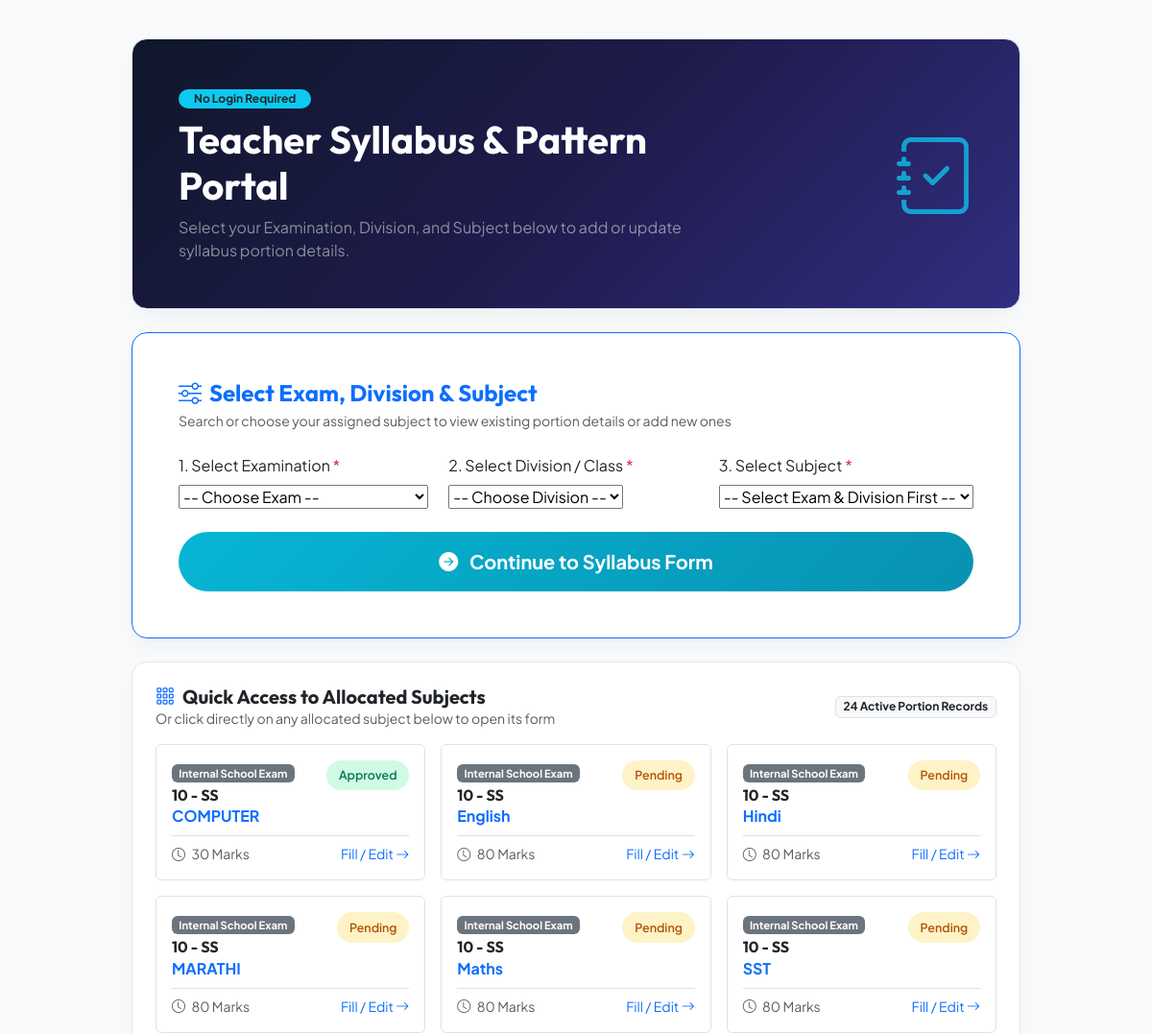
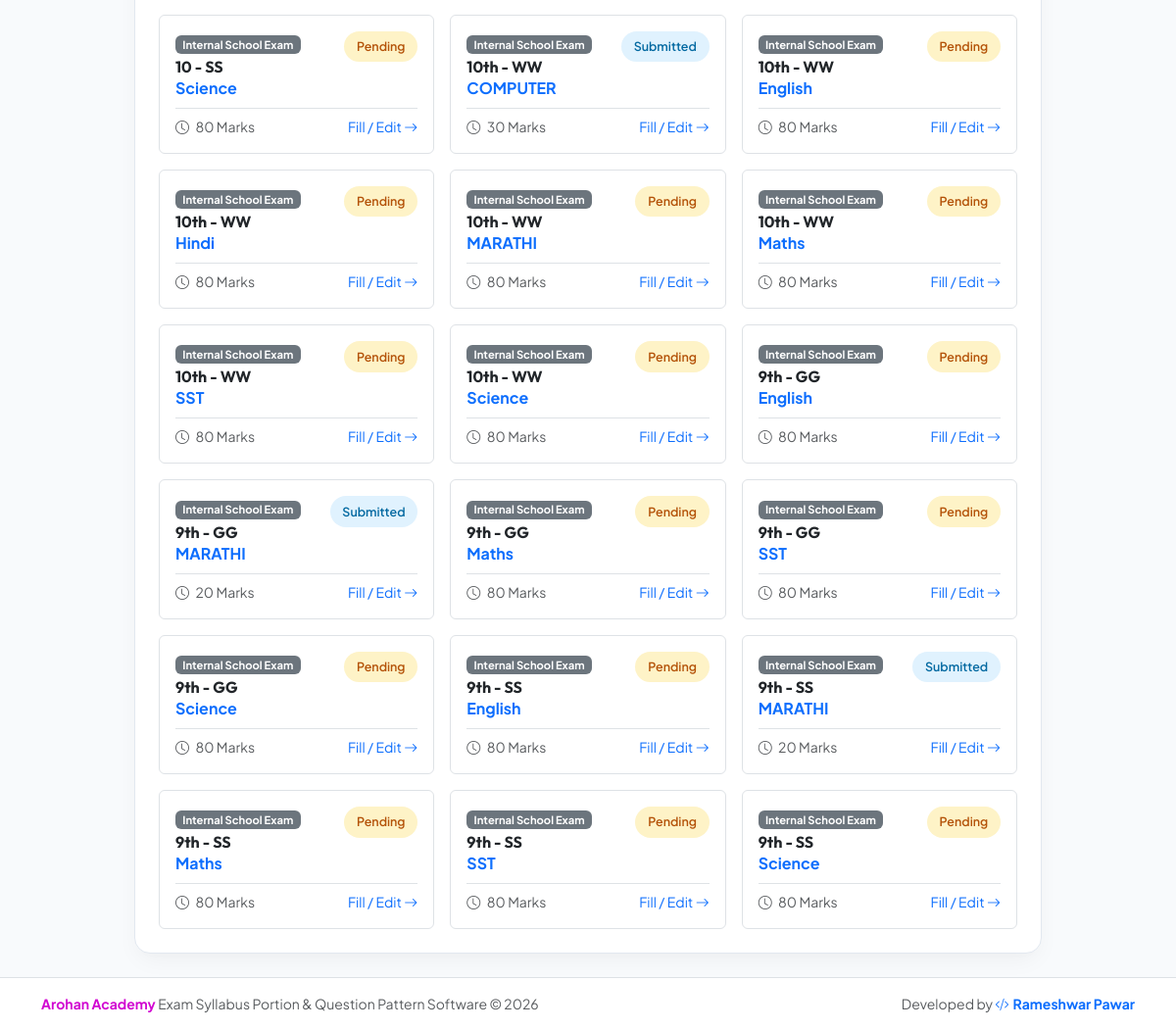
Page /teacher/ on the committed database (2 pictures, top to bottom).
### core/models.py (models this page shows, shortened)
class PortionSubmission(models.Model):
    STATUS_CHOICES = [
        ('PENDING', 'Pending Submission'),
        ('SUBMITTED', 'Submitted by Teacher'),
        ('APPROVED', 'Approved by Principal'),
        ('REVISION', 'Revision Requested'),
    ]
    id = models.UUIDField(primary_key=True, default=uuid.uuid4, editable=False)
    exam = models.ForeignKey(Exam, on_delete=models.CASCADE, related_name='submissions')
    master_subject = models.ForeignKey(MasterSubject, on_delete=models.SET_NULL, null=True, blank=True, related_name='submissions')
    division_ref = models.ForeignKey(Division, on_delete=models.SET_NULL, null=True, blank=True, related_name='submissions')
    class_name = models.CharField(max_length=100, help_text="e.g. Grade VIII(MM) or Class 10-A")
    subject_name = models.CharField(max_length=100, help_text="e.g. Mathematics, Physics")
    teacher_name = models.CharField(max_length=150, help_text="Teacher's full name")
    teacher_email = models.EmailField(blank=True, null=True, help_text="Optional teacher contact email")
    exam_date = models.DateField(blank=True, null=True, help_text="Date of exam e.g. 2026-07-06")
    syllabus_portion = models.TextField(blank=True, help_text="List chapters, topics, and units covered")
    instructions_for_students = models.TextField(blank=True, help_text="Special instructions for question paper e.g. Use of calculator allowed")
    total_marks = models.PositiveIntegerField(default=80)
    duration_minutes = models.PositiveIntegerField(default=180, help_text="Exam duration in minutes")
    status = models.CharField(max_length=20, choices=STATUS_CHOICES, default='PENDING')
    principal_remarks = models.TextField(blank=True, help_text="Remarks from Principal/Admin")
    submitted_at = models.DateTimeField(blank=True, null=True)
    created_at = models.DateTimeField(auto_now_add=True)
    updated_at = models.DateTimeField(auto_now=True)
    class Meta:
        ordering = ['class_name', 'subject_name']

class Exam(models.Model):
    title = models.CharField(max_length=200, help_text="e.g. PA-1 Exam 2026-2027")
    academic_year = models.CharField(max_length=50, help_text="e.g. 2026-2027")
    school_name = models.CharField(max_length=250, default="Arohan Academy School", help_text="School Name Header")
    header_subtitle = models.CharField(max_length=200, default="(Syllabus Paper & Time table)", help_text="Subtitle e.g. (Syllabus Paper & Time table)")
    note_text = models.CharField(max_length=300, default="NOTE: Kindly pay your wards fees before exam and collect the exam pass from the office.", help_text="Bottom note")
    created_at = models.DateTimeField(auto_now_add=True)
    is_active = models.BooleanField(default=True)
    class Meta:
        ordering = ['-created_at']

### core/views.py (the view, shortened to what this page needs)
# urls.py: path('teacher/', views.teacher_portal, name='teacher_portal'),
def teacher_portal(request):
    from .models import Division, MasterSubject
    import json
    from collections import defaultdict
    active_exams = Exam.objects.filter(is_active=True)
    divisions = Division.objects.all()
    subjects = MasterSubject.objects.all()
    active_requests = PortionSubmission.objects.filter(exam__is_active=True).select_related('exam', 'master_subject', 'division_ref')
    alloc_map = defaultdict(list)
    for sub in active_requests:
        if sub.master_subject_id and sub.division_ref_id:
            key = f"{sub.exam_id}_{sub.division_ref_id}"
            if not any(item['id'] == sub.master_subject_id for item in alloc_map[key]):
                alloc_map[key].append({
                    'id': sub.master_subject_id,
                    'name': sub.subject_name,
                    'code': (sub.master_subject.code if sub.master_subject else '') or ''
                })
    context = {
        'active_exams': active_exams,
        'divisions': divisions,
        'subjects': subjects,
        'active_requests': active_requests,
        'alloc_map_json': json.dumps(alloc_map),
    }
    return render(request, 'core/teacher_portal.html', context)

### core/models.py (called while the page is built)
    def __str__(self):
        return f"{self.standard} - {self.division_name}"

### templates/core/teacher_portal.html (shortened to what this page needs)
{% extends 'base.html' %}
{% block extra_css %}
<link href="https://cdn.jsdelivr.net/npm/tom-select@2.3.1/dist/css/tom-select.bootstrap5.min.css" rel="stylesheet">
{% endblock %}
{% block content %}
<div class="container" style="max-width: 950px;">
    <div class="card glass-card p-4 p-md-5 mb-4 text-white" style="background: linear-gradient(135deg, #0f172a 0%, #1e1b4b 50%, #312e81 100%);">
        <div class="row align-items-center">
            <div class="col-md-8 mb-3 mb-md-0">
                <span class="badge bg-info text-dark font-semibold px-3 py-1.5 rounded-pill mb-2">No Login Required</span>
                <h2 class="display-6 fw-bold mb-2">Teacher Syllabus & Pattern Portal</h2>
                <p class="text-white-50 mb-0">Select your Examination, Division, and Subject below to add or update syllabus portion details.</p>
            </div>
            <div class="col-md-4 text-md-end">
                <i class="bi bi-journal-check display-1 text-info opacity-75"></i>
            </div>
        </div>
    </div>
    <div class="card glass-card p-4 p-md-5 mb-4 border-primary">
        <h4 class="fw-bold mb-1 text-primary"><i class="bi bi-sliders me-2"></i>Select Exam, Division & Subject</h4>
        <p class="text-muted small mb-4">Search or choose your assigned subject to view existing portion details or add new ones</p>
        <form method="post">
            <div class="row g-3">
                <div class="col-md-4">
                    <label class="form-label font-semibold">1. Select Examination <span class="text-danger">*</span></label>
                    <select name="exam_id" id="examSelect" required>
                        <option value="">-- Choose Exam --</option>
                    </select>
                </div>
                <div class="col-md-4">
                    <label class="form-label font-semibold">2. Select Division / Class <span class="text-danger">*</span></label>
                    <select name="division_id" id="divisionSelect" required>
                        <option value="">-- Choose Division --</option>
                    </select>
                </div>
                <div class="col-md-4">
                    <label class="form-label font-semibold">3. Select Subject <span class="text-danger">*</span></label>
                    <select name="subject_id" id="subjectSelect" required>
                        <option value="">-- Select Exam & Division First --</option>
                    </select>
                </div>
            </div>
            <div class="mt-4 text-center text-md-end">
                <button type="submit" class="btn btn-teacher-portal btn-lg w-100 w-md-auto px-4 px-md-5 py-3 rounded-pill fw-bold">
                    <i class="bi bi-arrow-right-circle-fill me-2"></i> Continue to Syllabus Form
                </button>
            </div>
        </form>
    </div>
    <div class="card glass-card p-4">
        <div class="d-flex justify-content-between align-items-center mb-3">
            <div>
                <h5 class="fw-bold mb-0"><i class="bi bi-grid-3x3-gap text-primary me-2"></i>Quick Access to Allocated Subjects</h5>
                <p class="text-muted small mb-0">Or click directly on any allocated subject below to open its form</p>
            </div>
            <span class="badge bg-light text-dark border">{{ active_requests.count }} Active Portion Records</span>
        </div>
        <div class="row g-3">
            {% for req in active_requests %}
            <div class="col-md-6 col-lg-4">
                <a href="{% url 'teacher_submit_portion' req.id %}" class="text-decoration-none">
                    <div class="card border p-3 hover-shadow transition-all h-100 bg-white">
                        <div class="d-flex justify-content-between align-items-start mb-2">
                            <div>
                                <span class="badge bg-secondary mb-1" style="font-size: 0.7rem;">{{ req.exam.title }}</span>
                                <h6 class="fw-bold text-dark mb-0 fs-6">{{ req.class_name }}</h6>
                                <span class="fw-bold text-primary">{{ req.subject_name }}</span>
                            </div>
                            {% if req.status == 'PENDING' %}
                                <span class="badge-status badge-pending">Pending</span>
                            {% elif req.status == 'SUBMITTED' %}
                                <span class="badge-status badge-submitted">Submitted</span>
                            {% elif req.status == 'APPROVED' %}
                                <span class="badge-status badge-approved">Approved</span>
                            {% elif req.status == 'REVISION' %}
                                <span class="badge-status badge-revision">Revision</span>
                            {% endif %}
                        </div>
                        <div class="mt-auto pt-2 border-top d-flex justify-content-between align-items-center text-muted small">
                            <span><i class="bi bi-clock me-1"></i> {{ req.total_marks }} Marks</span>
                            <span class="text-primary font-semibold">Fill / Edit <i class="bi bi-arrow-right"></i></span>
                        </div>
                    </div>
                </a>
            </div>
            {% empty %}
            <div class="col-12 text-center py-4 text-muted">
                <i class="bi bi-inbox fs-2 d-block mb-2"></i>
                No subjects allocated yet. Use the dropdown selection above to start!
            </div>
            {% endfor %}
        </div>
    </div>
</div>
{% endblock %}

### static/css/style.css (style rules this page uses)
:root { --primary-color: #4f46e5; --primary-hover: #4338ca; --secondary-color: #06b6d4; --accent-color: #f59e0b; --bg-main: #f8fafc; --bg-card: #ffffff; --text-main: #0f172a; --text-muted: #64748b; --border-color: #e2e8f0; --card-shadow: 0 10px 25px -5px rgba(0, 0, 0, 0.05), 0 8px 10px -6px rgba(0, 0, 0, 0.01); --glass-bg: rgba(255, 255, 255, 0.85); --glass-border: rgba(255, 255, 255, 0.4); }
body { font-family: 'Plus Jakarta Sans', sans-serif; background-color: var(--bg-main); color: var(--text-main); min-height: 100vh; display: flex; flex-direction: column; }
h1, h2, h3, h4, h5, h6, .brand-font { font-family: 'Outfit', sans-serif; font-weight: 700; }
.glass-card { background: var(--bg-card); border: 1px solid var(--border-color); border-radius: 1rem; box-shadow: var(--card-shadow); transition: transform 0.2s ease, box-shadow 0.2s ease; }
.badge-status { padding: 0.4rem 0.8rem; border-radius: 20rem; font-weight: 600; font-size: 0.78rem; display: inline-flex; align-items: center; gap: 0.35rem; }
.badge-pending { background-color: #fef3c7; color: #b45309; }
.badge-submitted { background-color: #e0f2fe; color: #0369a1; }
.badge-approved { background-color: #d1fae5; color: #047857; }
.btn-teacher-portal { background: linear-gradient(135deg, #06b6d4, #0891b2); color: white; border: none; border-radius: 0.6rem; padding: 0.6rem 1.4rem; font-weight: 600; }

### rows in the picture
PortionSubmission: exam "Internal School Exam", class_name "10 - SS", subject_name "COMPUTER", status "Approved", total_marks "30"
PortionSubmission: exam "Internal School Exam", class_name "10 - SS", subject_name "English", status "Pending", total_marks "80"
PortionSubmission: exam "Internal School Exam", class_name "10 - SS", subject_name "Hindi", status "Pending", total_marks "80"
PortionSubmission: exam "Internal School Exam", class_name "10 - SS", subject_name "MARATHI", status "Pending", total_marks "80"
PortionSubmission: exam "Internal School Exam", class_name "10 - SS", subject_name "Maths", status "Pending", total_marks "80"
PortionSubmission: exam "Internal School Exam", class_name "10 - SS", subject_name "SST", status "Pending", total_marks "80"
PortionSubmission: exam "Internal School Exam", class_name "10 - SS", subject_name "Science", status "Pending", total_marks "80"
PortionSubmission: exam "Internal School Exam", class_name "10th - WW", subject_name "COMPUTER", status "Submitted", total_marks "30"
PortionSubmission: exam "Internal School Exam", class_name "10th - WW", subject_name "English", status "Pending", total_marks "80"
PortionSubmission: exam "Internal School Exam", class_name "10th - WW", subject_name "Hindi", status "Pending", total_marks "80"
PortionSubmission: exam "Internal School Exam", class_name "10th - WW", subject_name "MARATHI", status "Pending", total_marks "80"
PortionSubmission: exam "Internal School Exam", class_name "10th - WW", subject_name "Maths", status "Pending", total_marks "80"
PortionSubmission: exam "Internal School Exam", class_name "10th - WW", subject_name "SST", status "Pending", total_marks "80"
PortionSubmission: exam "Internal School Exam", class_name "10th - WW", subject_name "Science", status "Pending", total_marks "80"
PortionSubmission: exam "Internal School Exam", class_name "9th - GG", subject_name "English", status "Pending", total_marks "80"
PortionSubmission: exam "Internal School Exam", class_name "9th - GG", subject_name "MARATHI", status "Submitted", total_marks "20"
PortionSubmission: exam "Internal School Exam", class_name "9th - GG", subject_name "Maths", status "Pending", total_marks "80"
PortionSubmission: exam "Internal School Exam", class_name "9th - GG", subject_name "SST", status "Pending", total_marks "80"
PortionSubmission: exam "Internal School Exam", class_name "9th - GG", subject_name "Science", status "Pending", total_marks "80"
PortionSubmission: exam "Internal School Exam", class_name "9th - SS", subject_name "English", status "Pending", total_marks "80"
PortionSubmission: exam "Internal School Exam", class_name "9th - SS", subject_name "MARATHI", status "Submitted", total_marks "20"
PortionSubmission: exam "Internal School Exam", class_name "9th - SS", subject_name "Maths", status "Pending", total_marks "80"
PortionSubmission: exam "Internal School Exam", class_name "9th - SS", subject_name "SST", status "Pending", total_marks "80"
PortionSubmission: exam "Internal School Exam", class_name "9th - SS", subject_name "Science", status "Pending", total_marks "80"

### other values in the picture
{{ active_requests.count }} "24"
